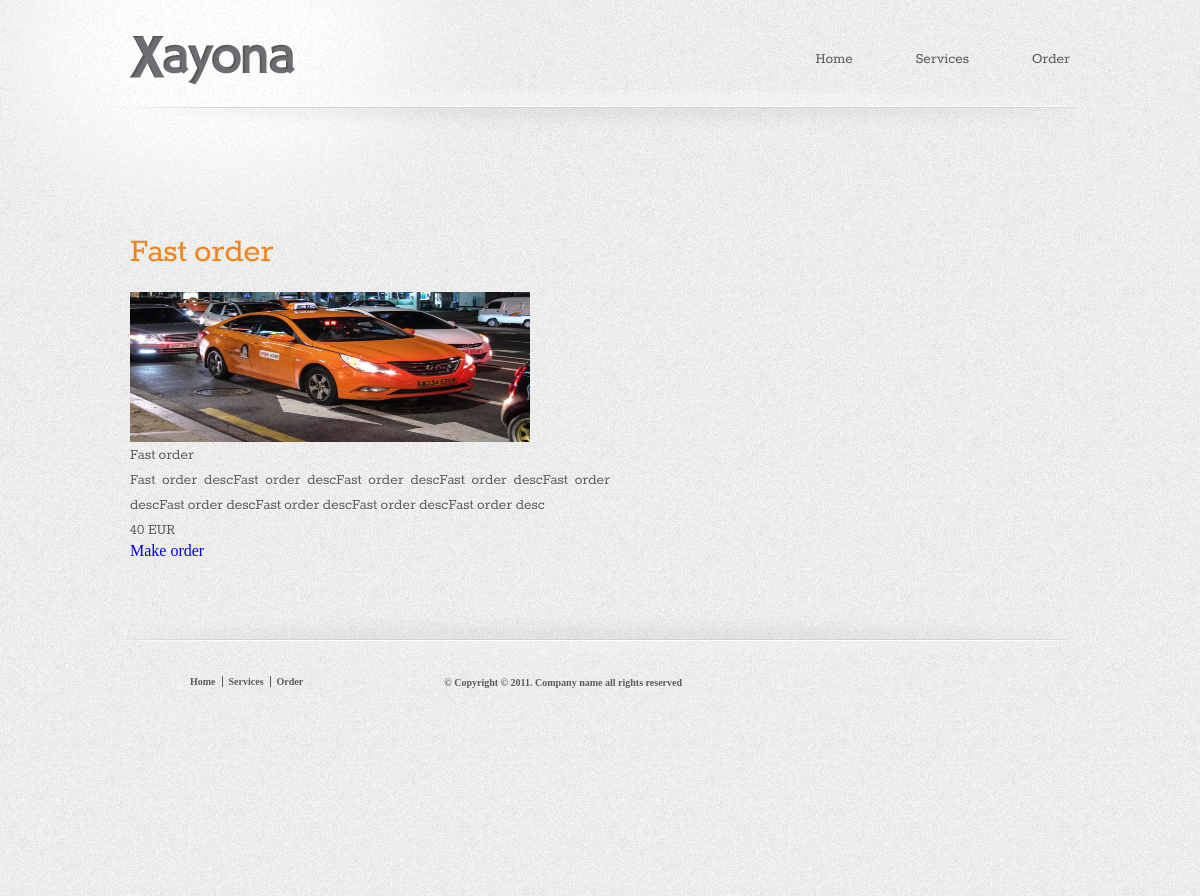
Page /services?id=4 on the committed database.
### tables this page shows
CREATE TABLE `service` (
  `id` int(10) UNSIGNED NOT NULL,
  `description` varchar(200) NOT NULL,
  `content` text NOT NULL,
  `price` decimal(10,0) UNSIGNED NOT NULL,
  `img` varchar(200) NOT NULL DEFAULT 'no-image.png',
  `name` varchar(50) NOT NULL
);

### controller/RenderTemplate.php (called while the page is built, shortened)
<?php
abstract class RenderTemplate
{
    public function render($path, $args1 = [], $args2 = [])
    {
        extract($args1);
        extract($args2);
        require_once $path;
        $html = ob_get_clean();
        return $html;
    }
}

### controller/Controller.php (called while the page is built, shortened)
<?php
class Controller extends RenderTemplate
{
    private $model;
    function __construct() {
        $this->model = new Model();
    }
    public function services($id = null)
    {
        if (!isset($id)) {
            $service_list = $this->model->get_services();
            $html = $this->render('view/services.php', $service_list);
        } else {
            $service_list = $this->model->get_one_service($id);
            $html = $this->render('view/one_service.php', $service_list);
        }
        return $html;
    }
}

### route/routing.php (called while the page is built)
<?php
$host = explode('?', $_SERVER['REQUEST_URI'])[0];
$num = substr_count($host, '/');
$uri = explode('/', $host)[$num];
if ($uri === '' || $uri === 'index.php') {
    $controller = new Controller();
    $response = $controller->home();
    return $response;
} elseif ($uri === 'services') {
    $controller = new Controller();
    $id = null;
    if (isset($_GET['id'])) $id = $_GET['id'];
    $response = $controller->services($id);
    return $response;
} elseif ($uri === 'order') {
    $controller = new Controller();
    $response = $controller->order();
    return $response;
} elseif ($uri === 'register') {
    $controller = new Controller();
    $response = $controller->register();
    return $response;
} elseif ($uri === 'login') {
    $controller = new Controller();
    $response = $controller->login();
    return $response;
} elseif ($uri === 'logout') {
    $controller = new Controller();
    $response = $controller->logout();
    return $response;
} else {
    echo '404';die;
}

### inc/DB.php (called while the page is built, shortened)
<?php
class DB
{
    public $link;
    private function connect()
    {
        $config = require_once __dir__ . '/../conf/db_conf.php';
        $dsn = 'mysql:host=' . $config['host'] . ';dbname=' . $config['db_name'] . ';charset=' . $config['charset'];
        try {
            $this->link = new PDO($dsn, $config['user'], $config['pass']);
        } catch (Exception $exc) {
            echo $exc->getMessage();
            die();
        }
    }
    private function queryPrepare($query, $id =null)
    {
        $result = $this->link->prepare($query);
        $result_exe = isset($id) ? $result->execute([$id]) : $result->execute();
        $result->setFetchMode(PDO::FETCH_ASSOC);
        return $result;
    }
    public function getOne($query, $id = null)
    {
        $result = isset($id) ? $this->queryPrepare($query, $id) : $this->queryPrepare($query);
        $response = $result->fetch();
        return $response;
    }
}

### conf/db_conf.php (called while the page is built)
<?php
return [
    'host' => '127.0.0.1',
    'db_name' => 'taxi-jptvr15',
    'user' => 'root',
    'pass' => '',
    'charset' => 'utf8'
];

### model/Model.php (called while the page is built, shortened)
<?php
class Model
{
    public $db;
    function __construct() {
        $this->db = new DB();
    }
    public function get_one_service($id)
    {
        $query = 'SELECT * FROM service WHERE id = ?';
        $row = $this->db->getOne($query, $id);
        return $row;
    }
}

### view/one_service.php (the view, shortened to what this page needs)
<div id="featured" class="clearfix">
    <h3><?= $args1['name'] ?></h3>
    <div class="service-img-block clearfix">
        <img src="public/images/<?= $args1['img']; ?>" class="service-img">
    </div>
    <p><?= $args1['description']; ?></p>
    <p><?= $args1['content']; ?></p>
    <p><?= $args1['price'] . ' EUR'; ?></p>
    <a href="order">Make order</a>
</div>
<?php
require_once 'view/templates/layout.php';

### public/css/style.css (style rules this page uses)
body { margin:0; background:url(../images/bg-body.jpg); }
a { text-decoration: none; }
.body div#featured { height:448px; padding:0 0 17px; }
.body div#featured h3 { color:#f78117; font-size:36px; font-family: 'RokkittRegular'; margin:0 0 30px; width:490px; padding:100px 0 0; font-weight:normal; }
.body div#featured p { width:480px; color:#5d5d5d; font-family: 'RokkittRegular'; font-size:16px; line-height:25px; text-shadow: 0 1px 0 #fcfcfc; text-align:justify; margin:0; }
.body h3 { font-family: 'RokkittRegular'; font-size:16px; font-weight:bold; color:#636363; margin:15px 0 0; line-height:21px; }
.body p { font-family: 'RokkittRegular'; font-size:16px; text-align:justify; color:#636363; margin:0 0 20px; line-height:21px; }
.service-img-block { width: 400px; height: 150px; }
.service-img { width: 100%; height: 100%; }
.clearfix:after { content: " "; visibility: hidden; display: block; height: 0; clear: both; }

### rows in the picture
service: name "Fast order", img (picture), description "Fast order", content "Fast order descFast order descFast order descFast order descFast order descFast order descFast order descFast order descFast order desc", price "40"
